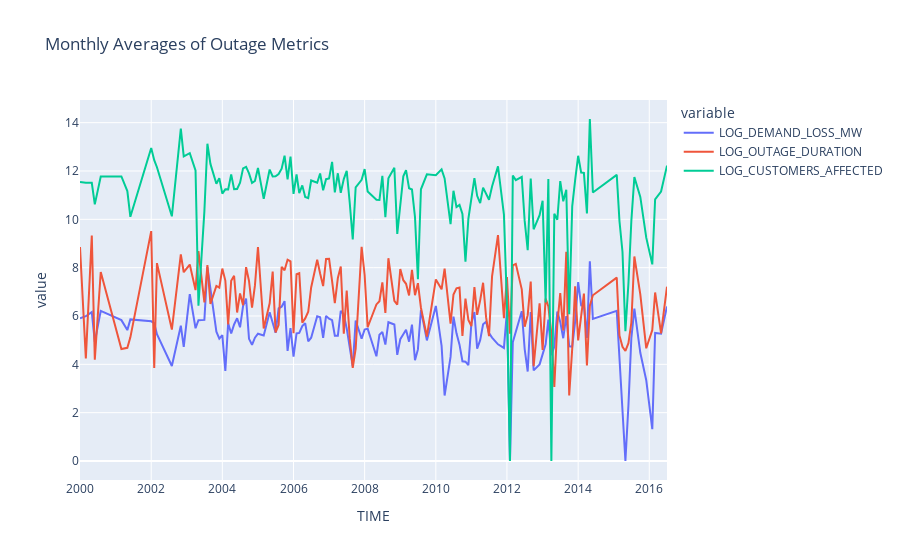

Source (notebook cell):
### Markdown cell above
## Step 5: Framing a Prediction Problem

The question that I'm going to choose to frame a prediction problem around is the severity of power outages. The first thing I would like to look at is patterns in temporal data to see if I could predict how severe an outage is given when it occurs. I looked at many different columns but none of them seem to have any solid temporal pattern from what I could tell. Here's one such example where I look at Demand Loss, Outage Duration, and Customers Affected (all of them on log scales) over time.

### Code cell
def plot_monthly_average(df, cols):
    return px.line(
        df.dropna(subset=cols)
        .assign(TIME=df["OUTAGE.START"].dt.strftime("%Y-%m"))
        .groupby("TIME")[cols]
        .mean(),
        title="Monthly Averages of Outage Metrics",
    )


log = lambda x: np.log(x) if x else np.nan
extra_features = cleaned.assign(
    LOG_DEMAND_LOSS_MW=cleaned["DEMAND.LOSS.MW"].apply(log),
    LOG_OUTAGE_DURATION=cleaned["OUTAGE.DURATION"].apply(log),
    LOG_CUSTOMERS_AFFECTED=cleaned["CUSTOMERS.AFFECTED"].apply(log),
    START_HR=cleaned["OUTAGE.START"].dt.hour,
    START_DAY=cleaned["OUTAGE.START"].dt.day,
    START_DAYOFWEEK=cleaned["OUTAGE.START"].dt.dayofweek,
)

plot_monthly_average(
    extra_features,
    ["LOG_DEMAND_LOSS_MW", "LOG_OUTAGE_DURATION", "LOG_CUSTOMERS_AFFECTED"],
)

### Figure 1 — Plotly figure (JSON) as saved in the notebook; plotly's stock layout.template omitted (floating-point values rounded to 4 significant figures; data arrays with more than 128 entries replaced by an {"elided": "..."} marker saying what was removed)
{"data": [{"hovertemplate": "variable=LOG_DEMAND_LOSS_MW<br>TIME=%{x}<br>value=%{y}<extra></extra>", "legendgroup": "LOG_DEMAND_LOSS_MW", "line": {"color": "#636efa", "dash": "solid"}, "marker": {"symbol": "circle"}, "mode": "lines", "name": "LOG_DEMAND_LOSS_MW", "orientation": "v", "showlegend": true, "type": "scatter", "x": {"elided": "145 str values"}, "xaxis": "x", "y": {"elided": "145 float values"}, "yaxis": "y"}, {"hovertemplate": "variable=LOG_OUTAGE_DURATION<br>TIME=%{x}<br>value=%{y}<extra></extra>", "legendgroup": "LOG_OUTAGE_DURATION", "line": {"color": "#EF553B", "dash": "solid"}, "marker": {"symbol": "circle"}, "mode": "lines", "name": "LOG_OUTAGE_DURATION", "orientation": "v", "showlegend": true, "type": "scatter", "x": {"elided": "145 str values"}, "xaxis": "x", "y": {"elided": "145 float values"}, "yaxis": "y"}, {"hovertemplate": "variable=LOG_CUSTOMERS_AFFECTED<br>TIME=%{x}<br>value=%{y}<extra></extra>", "legendgroup": "LOG_CUSTOMERS_AFFECTED", "line": {"color": "#00cc96", "dash": "solid"}, "marker": {"symbol": "circle"}, "mode": "lines", "name": "LOG_CUSTOMERS_AFFECTED", "orientation": "v", "showlegend": true, "type": "scatter", "x": {"elided": "145 str values"}, "xaxis": "x", "y": {"elided": "145 float values"}, "yaxis": "y"}], "layout": {"legend": {"title": {"text": "variable"}, "tracegroupgap": 0}, "title": {"text": "Monthly Averages of Outage Metrics"}, "xaxis": {"anchor": "y", "domain": [0, 1], "title": {"text": "TIME"}}, "yaxis": {"anchor": "x", "domain": [0, 1], "title": {"text": "value"}}}}
